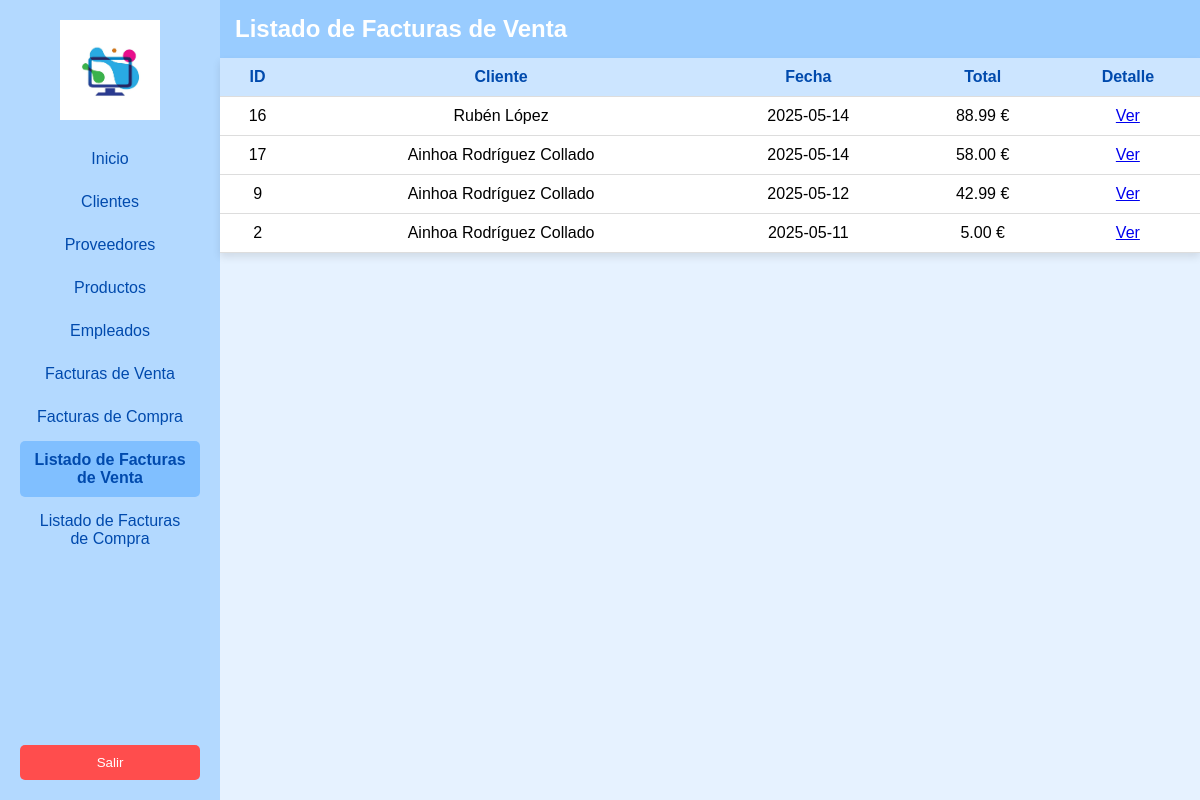
Page /listar_facturas_venta.php on the committed database.
### tables this page shows
CREATE TABLE `ventas` (
  `id` int(11) NOT NULL,
  `cliente` varchar(100) DEFAULT NULL,
  `producto` varchar(100) DEFAULT NULL,
  `cantidad` int(11) DEFAULT NULL,
  `precio_unitario` float DEFAULT NULL,
  `total` decimal(10,2) NOT NULL,
  `fecha` date DEFAULT NULL
);

CREATE TABLE `clientes` (
  `id` int(11) NOT NULL,
  `nombre` varchar(100) NOT NULL,
  `apellidos` varchar(100) DEFAULT NULL,
  `telefono` varchar(20) DEFAULT NULL,
  `direccion` text DEFAULT NULL
);

### listar_facturas_venta.php (the view, shortened to what this page needs)
<?php
$conn = new mysqli("localhost", "root", "", "informatic");
$query = "
    SELECT v.id, v.fecha, v.total, c.nombre, c.apellidos
    FROM ventas v
    JOIN clientes c ON v.cliente = c.id
    ORDER BY v.fecha DESC
";
$result = $conn->query($query);
?>
<!DOCTYPE html>
<html lang="es">
<head>
  <link rel="stylesheet" href="listar_facturas_venta.css">
</head>
<body class="factura-venta-body">
<aside class="sidebar">
        <img src="images/logo.jpg" alt="Logo Empresa">
        <ul>
          <li><a href="main.php">Inicio</a></li>
            <li><a href="clientes.php">Clientes</a></li>
            <li><a href="proveedores.php">Proveedores</a></li>
            <li><a href="productos.php">Productos</a></li>
            <li><a href="empleados.php">Empleados</a></li>
             <li><a href="factura_venta.php">Facturas de Venta</a></li>
        <li><a href="factura_compra.php">Facturas de Compra</a></li>
        <li class="active"><a href="listar_facturas_venta.php">Listado de Facturas de Venta</a></li>
          <li><a href="listar_facturas_compra.php">Listado de Facturas de Compra</a></li>
        </ul>
       <button class="logout" onclick="window.location.href='logout.php'">Salir</button>
    </aside>
<div class="content">
  <div class="top-bar">
    <h2>Listado de Facturas de Venta</h2>
  </div>
  <table>
    <tr>
      <th>ID</th>
      <th>Cliente</th>
      <th>Fecha</th>
      <th>Total</th>
      <th>Detalle</th>
    </tr>
    <?php
    if ($result && $result->num_rows > 0) {
        while ($row = $result->fetch_assoc()) {
            $cliente = htmlspecialchars($row['nombre'] . ' ' . $row['apellidos']);
            echo "<tr>
                    <td>{$row['id']}</td>
                    <td>{$cliente}</td>
                    <td>{$row['fecha']}</td>
                    <td>{$row['total']} €</td>
                    <td><a href='detalle_factura_venta.php?id={$row['id']}'>Ver</a></td>
                  </tr>";
        }
    } else {
        echo "<tr><td colspan='5'>No hay facturas de venta registradas.</td></tr>";
    }
    ?>
  </table>
</div>
</body>
</html>

### listar_facturas_venta.css (style rules this page uses)
* { margin: 0; padding: 0; box-sizing: border-box; font-family: Arial, sans-serif; }
.factura-venta-body { display: flex; background-color: #e6f2ff; }
.sidebar { width: 220px; background-color: #b3d9ff; height: 100vh; padding: 20px; display: flex; flex-direction: column; align-items: center; }
.sidebar img { width: 100px; margin-bottom: 20px; }
.sidebar ul { list-style: none; padding: 0; width: 100%; }
.sidebar li { padding: 10px; text-align: center; border-radius: 5px; margin-bottom: 5px; }
.sidebar li.active { background-color: #80bfff; font-weight: bold; }
.sidebar li a { text-decoration: none; color: #004aad; }
.logout { margin-top: auto; padding: 10px; background-color: #ff4d4d; color: white; border: none; cursor: pointer; width: 100%; border-radius: 5px; }
.content { flex-grow: 1; display: flex; flex-direction: column; }
.top-bar { display: flex; justify-content: space-between; align-items: center; background-color: #99ccff; padding: 15px; color: white; }
h2 { font-size: 24px; }
table { width: 100%; border-collapse: collapse; background: white; box-shadow: 0 4px 8px rgba(0, 0, 0, 0.1); }
th, td { padding: 10px; text-align: center; border-bottom: 1px solid #ddd; }
th { background-color: #cce5ff; color: #004aad; }

### rows in the picture
ventas: id "16", clientes.nombre+apellidos "Rubén López", fecha "2025-05-14", total "88.99"
ventas: id "17", clientes.nombre+apellidos "Ainhoa Rodríguez Collado", fecha "2025-05-14", total "58.00"
ventas: id "9", clientes.nombre+apellidos "Ainhoa Rodríguez Collado", fecha "2025-05-12", total "42.99"
ventas: id "2", clientes.nombre+apellidos "Ainhoa Rodríguez Collado", fecha "2025-05-11", total "5.00"
